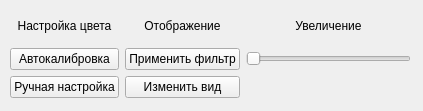
<?xml version="1.0" encoding="UTF-8"?>
<ui version="4.0">
 <class>videoSettings</class>
 <widget class="QWidget" name="videoSettings">
  <property name="geometry">
   <rect>
    <x>0</x>
    <y>0</y>
    <width>423</width>
    <height>111</height>
   </rect>
  </property>
  <property name="windowTitle">
   <string>Form</string>
  </property>
  <widget class="QWidget" name="layoutWidget">
   <property name="geometry">
    <rect>
     <x>10</x>
     <y>10</y>
     <width>401</width>
     <height>88</height>
    </rect>
   </property>
   <layout class="QGridLayout" name="gridLayout">
    <item row="0" column="0">
     <widget class="QLabel" name="label">
      <property name="text">
       <string>Настройка цвета</string>
      </property>
      <property name="alignment">
       <set>Qt::AlignCenter</set>
      </property>
     </widget>
    </item>
    <item row="0" column="2">
     <widget class="QLabel" name="label_3">
      <property name="text">
       <string>Увеличение</string>
      </property>
      <property name="alignment">
       <set>Qt::AlignCenter</set>
      </property>
     </widget>
    </item>
    <item row="1" column="0">
     <widget class="QPushButton" name="autocalibrateColor">
      <property name="text">
       <string>Автокалибровка</string>
      </property>
     </widget>
    </item>
    <item row="1" column="1">
     <widget class="QPushButton" name="useFilter">
      <property name="text">
       <string>Применить фильтр</string>
      </property>
     </widget>
    </item>
    <item row="1" column="2">
     <widget class="QSlider" name="zoomValue">
      <property name="minimum">
       <number>100</number>
      </property>
      <property name="maximum">
       <number>2000</number>
      </property>
      <property name="singleStep">
       <number>1</number>
      </property>
      <property name="orientation">
       <enum>Qt::Horizontal</enum>
      </property>
     </widget>
    </item>
    <item row="2" column="0">
     <widget class="QPushButton" name="colorSettings">
      <property name="text">
       <string>Ручная настройка</string>
      </property>
     </widget>
    </item>
    <item row="2" column="1">
     <widget class="QPushButton" name="changeView">
      <property name="text">
       <string>Изменить вид</string>
      </property>
     </widget>
    </item>
    <item row="2" column="2">
     <spacer name="horizontalSpacer">
      <property name="orientation">
       <enum>Qt::Horizontal</enum>
      </property>
      <property name="sizeType">
       <enum>QSizePolicy::Minimum</enum>
      </property>
      <property name="sizeHint" stdset="0">
       <size>
        <width>150</width>
        <height>20</height>
       </size>
      </property>
     </spacer>
    </item>
    <item row="0" column="1">
     <widget class="QLabel" name="label_2">
      <property name="text">
       <string>Отображение</string>
      </property>
      <property name="alignment">
       <set>Qt::AlignCenter</set>
      </property>
     </widget>
    </item>
   </layout>
  </widget>
 </widget>
 <resources/>
 <connections/>
</ui>
